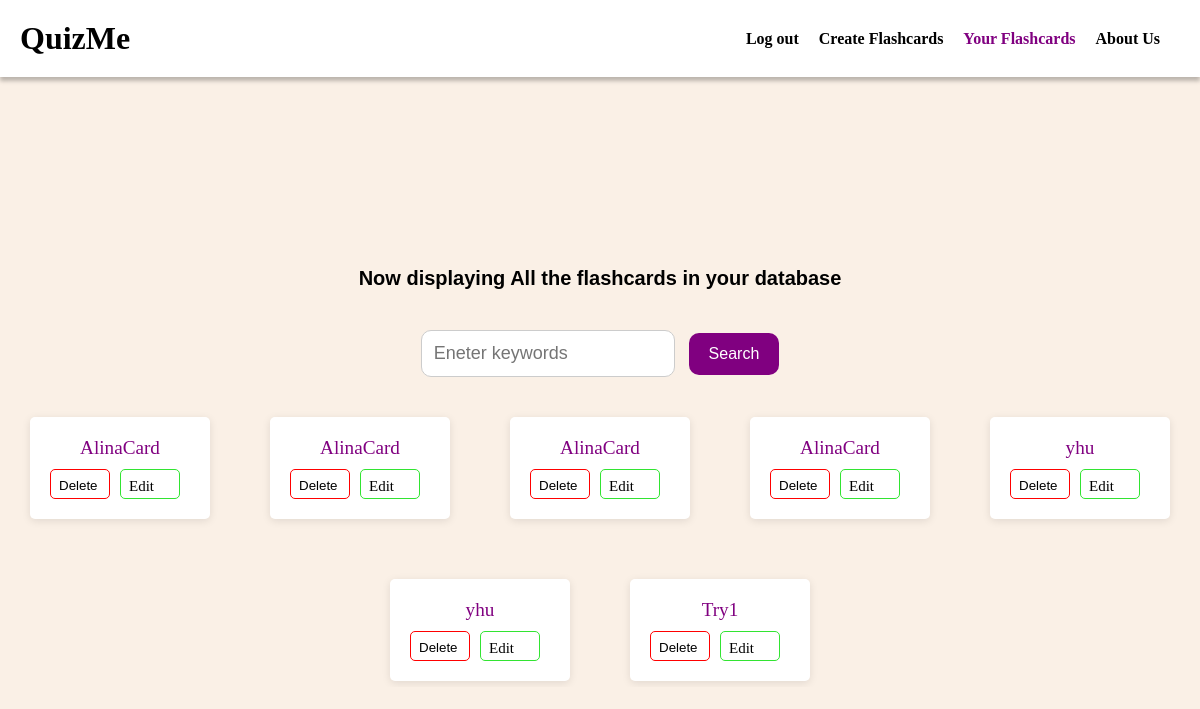
The page /your-flashcards (signed in) on the database as committed earlier.
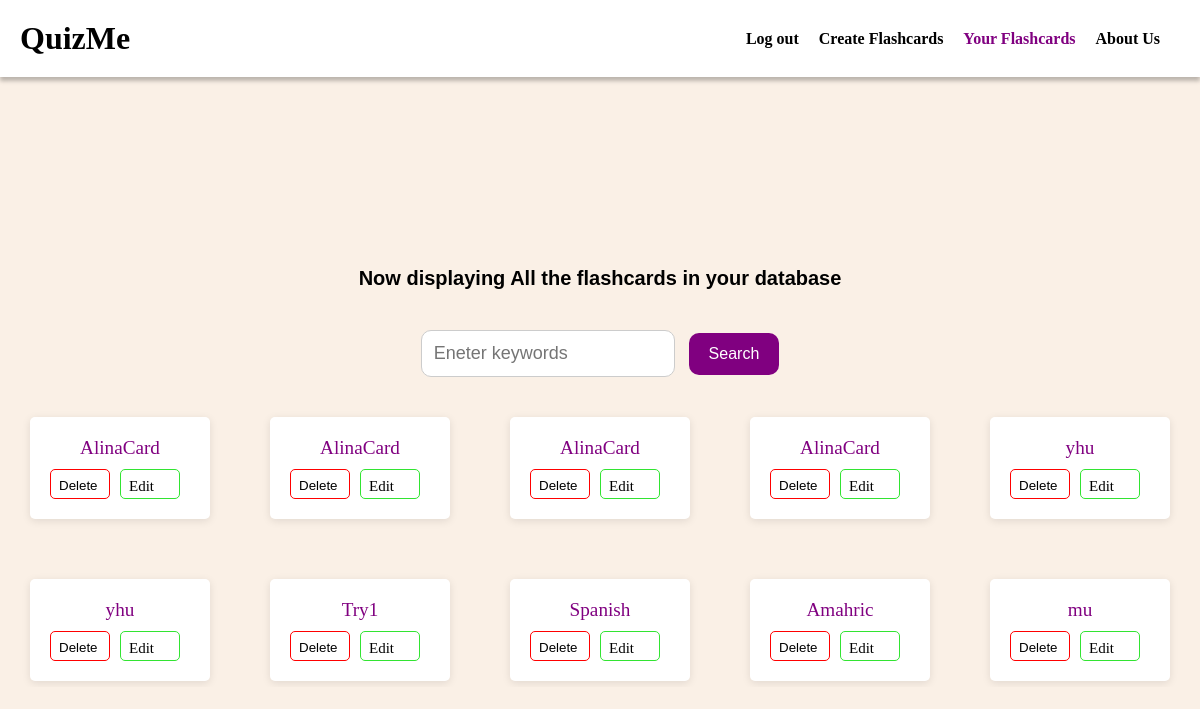
The same page on the database as committed later.
### run.py (models this page shows, shortened)
class FlashcardSet(db.Model):
    id = db.Column(db.Integer, primary_key=True)
    name = db.Column(db.String(100), nullable=False)
    user_id = db.Column(db.Integer, db.ForeignKey('user.id'), nullable=False)
    flashcards = db.relationship('Flashcard', backref='flashcard_set', lazy=True, cascade='all, delete-orphan')  # Add cascade option

### run.py (the view, shortened to what this page needs)
@app.route('/your-flashcards', methods=['GET', 'POST'])
def your_flashcards():
    if 'user_id' not in session:
        return render_template('login.html', error_message="Please log in to access your flashcards.")
    user_id = session['user_id']
    user = User.query.get(user_id)
    flashcard_sets = user.flashcards
    return render_template('your-flashcards.html', flashcard_sets=flashcard_sets)

### templates/your-flashcards.html (shortened to what this page needs)
<!DOCTYPE html>
<html lang="en">
<head>
  <link rel="stylesheet" href="{{ url_for('static', filename='style.css') }}">
</head>
<body>
  <header>
    <div class="logo-container">
      <h1><b>QuizMe</b></h1>
    </div>
    <nav>
      <ul>
        <li><a href="{{ url_for('index') }}">Log out</a></li>
        <li><a href="{{ url_for('get_started') }}">Create Flashcards</a></li>
        <li><a href="{{ url_for('your_flashcards') }}" class="active">Your Flashcards</a></li>
        <li><a href="{{ url_for('about_us') }}">About Us</a></li>
      </ul>
    </nav>
  </header>
  <section class="hero">
    <h1 class="subtitle">Now displaying All the flashcards in your database</h1>
    <form id="searchForm" action="{{ url_for('search_flashcard_sets') }}" method="POST">
      <input type="text" id = "search" name="search_keywords" placeholder="Eneter keywords">
      <button type="submit" id="login-button">Search</button>
    </form>
  <div class="flashcard-list-container">
    <div class="flashcard-list">
      {% if flashcard_sets %}
        {% for flashcard_set in flashcard_sets %}
          <div class="flashcard-set-card">
              <a href="{{ url_for('single_flashcard', flashcard_set_name=flashcard_set.name) }}">{{ flashcard_set.name }}</a>
              <div class="side">
              <button class="delete_button" onclick="deleteFlashcardSet('{{ flashcard_set.name }}')">Delete</button>
              <a href="{{ url_for('edit_flashcard_set', flashcard_set_name=flashcard_set.name) }}" class="edit-button"><p id = "edit"> Edit </p></a>
            </div>
          </div>
        {% endfor %}
      {% else %}
        <p id = "subtitle">No matching flashcard set was found</p>
      {% endif %}
    </div>
  </div>
  </section>
</body>
</html>

### static/style.css (style rules this page uses)
* { box-sizing: border-box; margin: 0; padding: 0; }
body { font-family: popping; background-color: linen; overflow-y: scroll; flex-direction: row; color: black; }
header { display: flex; align-items: center; justify-content: space-between; padding: 20px; background-color: white; box-shadow: 0px 4px 4px #00000040; width: 100%; }
h1 { color: black; }
nav ul { list-style: none; display: flex; }
nav ul li { margin-right: 20px; }
nav ul li a { text-decoration: none; color: black; font-weight: bold; }
nav ul li a.active { color: purple; }
.hero { text-align: center; padding: 100px 0; height: 100vh; display: flex; flex-direction: column; justify-content: center; align-items: center; }
.hero h1 { color: black; font-size: 36px; font-weight: bold; margin-bottom: 20px; }
.hero .subtitle { color: black; font-size: 20px; margin-bottom: 40px; font-family: Verdana, Geneva, Tahoma, sans-serif; }

### templates/your-flashcards.html (style rules this page uses)
.flashcard-set-card { background-color: white; border-radius: 5px; margin: 20px; padding: 20px; box-shadow: 0 2px 9px rgba(0, 0, 0, 0.1); display: inline-flex; flex-direction: column; justify-content: space-between; min-width: 20px; position: relative; }
.flashcard-list { display: flex; flex-wrap: wrap; justify-content: center; gap: 20px; margin: 10px; }
.flashcard-set-card a { color: purple; font-size: larger; text-decoration: none; }
#login-button { background-color: purple; color: #fff; border: none; border-radius: 10px; padding: 12px 20px; margin-left: 10px; font-size: 16px; cursor: pointer; }
#search { width: 70%; font-size: 18px; padding: 12px; border: 1px solid #ccc; border-radius: 10px; transition: border-color 0.3s ease; margin-bottom: 10px; }
.flashcard-set-card .delete_button { background-color: white; border: 1px solid red; color: black; width: 60px; height: 30px; border-radius: 5px; padding: 8px 8px; margin-top: 10px; margin-right: 10px; cursor: pointer; }
.flashcard-list-container { height: 300px; overflow: auto; }
#edit { font-size: 15px; }
.flashcard-set-card .edit-button { background-color: white; color: black; border: 1px solid rgb(50, 228, 50); border-radius: 5px; width: 60px; height: 30px; padding: 8px 8px; margin-right: 10px; margin-top: 10px; cursor: pointer; }
.side { display: flex; }
.side .edit-button { display: flex; align-items: right; }
.side .delete_button { display: flex; align-items: left; }

Rows that differ between the two databases and show on the page:
added FlashcardSet: name "Spanish"
added FlashcardSet: name "Amahric"
added FlashcardSet: name "mu"
